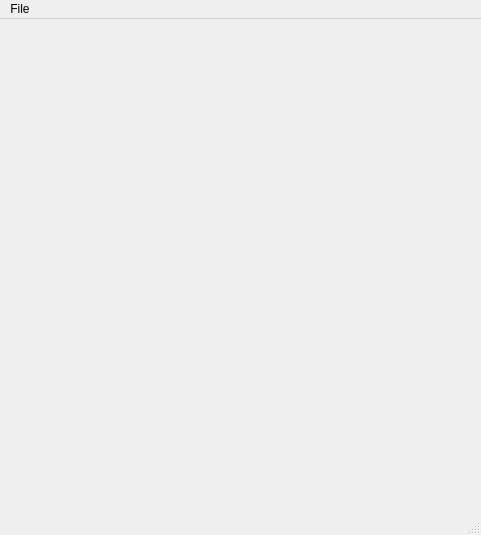
<?xml version="1.0" encoding="UTF-8"?>
<ui version="4.0">
 <class>MainWindow</class>
 <widget class="QMainWindow" name="MainWindow">
  <property name="geometry">
   <rect>
    <x>0</x>
    <y>0</y>
    <width>481</width>
    <height>535</height>
   </rect>
  </property>
  <property name="windowTitle">
   <string>MainWindow</string>
  </property>
  <widget class="QWidget" name="centralwidget">
   <layout class="QHBoxLayout" name="horizontalLayout"/>
  </widget>
  <widget class="QMenuBar" name="menubar">
   <property name="geometry">
    <rect>
     <x>0</x>
     <y>0</y>
     <width>481</width>
     <height>19</height>
    </rect>
   </property>
   <widget class="QMenu" name="menuFile">
    <property name="title">
     <string>File</string>
    </property>
    <widget class="QMenu" name="menuAdd">
     <property name="title">
      <string>Add</string>
     </property>
     <widget class="QMenu" name="menuTCP">
      <property name="title">
       <string>TCP</string>
      </property>
      <addaction name="actionServer"/>
      <addaction name="actionClient"/>
     </widget>
     <addaction name="menuTCP"/>
     <addaction name="actionUDP"/>
    </widget>
    <addaction name="menuAdd"/>
    <addaction name="actionSave"/>
   </widget>
   <addaction name="menuFile"/>
  </widget>
  <widget class="QStatusBar" name="statusbar"/>
  <action name="actionSave">
   <property name="text">
    <string>Save</string>
   </property>
  </action>
  <action name="actionServer">
   <property name="text">
    <string>Server</string>
   </property>
  </action>
  <action name="actionClient">
   <property name="text">
    <string>Client</string>
   </property>
  </action>
  <action name="actionUDP">
   <property name="text">
    <string>UDP</string>
   </property>
  </action>
 </widget>
 <resources/>
 <connections/>
</ui>
